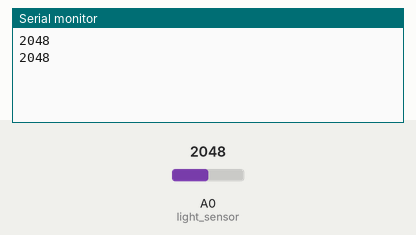
Simulated run of this sketch. Board: Particle Photon. Shown: the last lines printed to the serial monitor. The inputs (shaded band) are chosen by the test bench; at power-on: A0 (light_sensor) = 2048.

Above: at 10.8 s.
10.9 s: A0 (light_sensor) set to 2866
At 20.7 s:
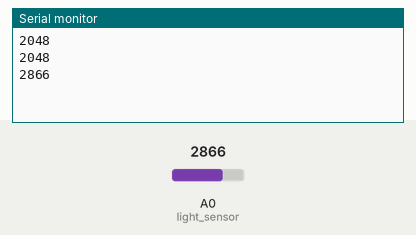
20.9 s: A0 (light_sensor) set to 3603
At 30.9 s:
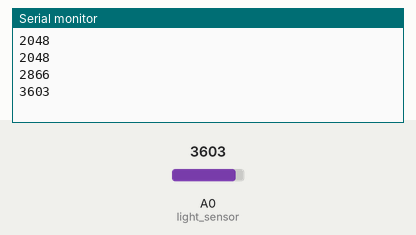
Timing chart, 0 to 32.4 s (numbered marks = the images above; inputs shaded):
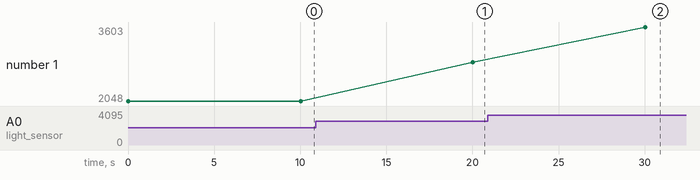

Measured:
- after the input at 10.9 s, the serial monitor: prints a new line after 9.1 s (image 1)
- after the input at 20.9 s, the serial monitor: prints a new line after 9.1 s (image 2)
- plotted number 1: 2048 → 2866 after the input at 10.9 s, 2866 → 3603 after the input at 20.9 s

The sketch:

LightIFTTT.ino
```cpp
int light_sensor = A0;
int light_level;
int prev_level;
int compare_level;


void setup()
{
    Serial.begin(9600);  //This allows reading input values in the serial monitor for testing
    pinMode(light_sensor, INPUT);  //Initialise the light sensor as an input connected to A0
    prev_level = 0;
}


void loop()
{
    light_level = analogRead(light_sensor);
    Serial.printlnf("%d", light_level);  //This is to see on the serial monitor if the system is working as intended
    compare_level = light_level - prev_level;

    if (light_level > 20)  //Sends a message when the detected light level is above the threshold
    {
        if ((compare_level * compare_level) > 50)
        {
            Particle.publish("Light_availability", "Sunny");
        }
    }
    else if (light_level <= 20)  //Sends a message when the detected light level is below the threshold
    {
        if ((compare_level * compare_level) > 50)
        {
            Particle.publish("Light_availability", "Dark");
        }
    }

    prev_level = light_level;
    delay(10000); //Length of time in ms between readings
}
```
